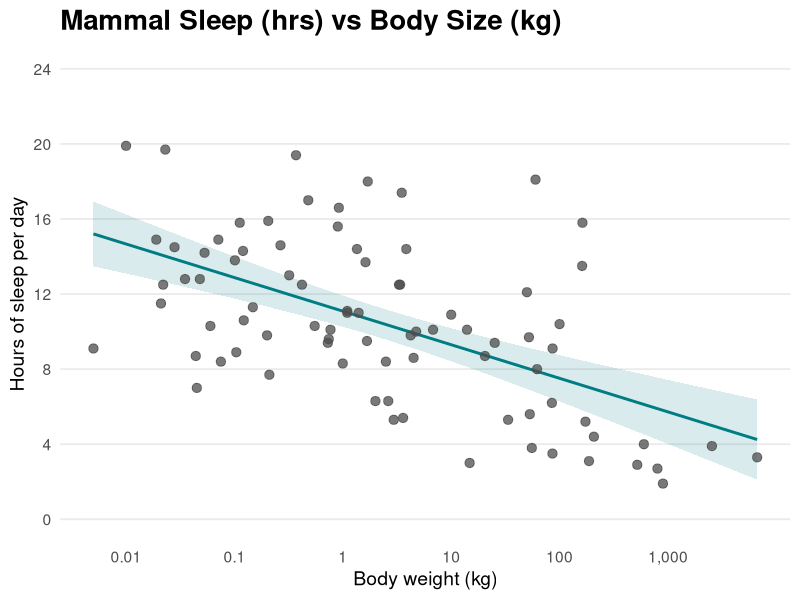
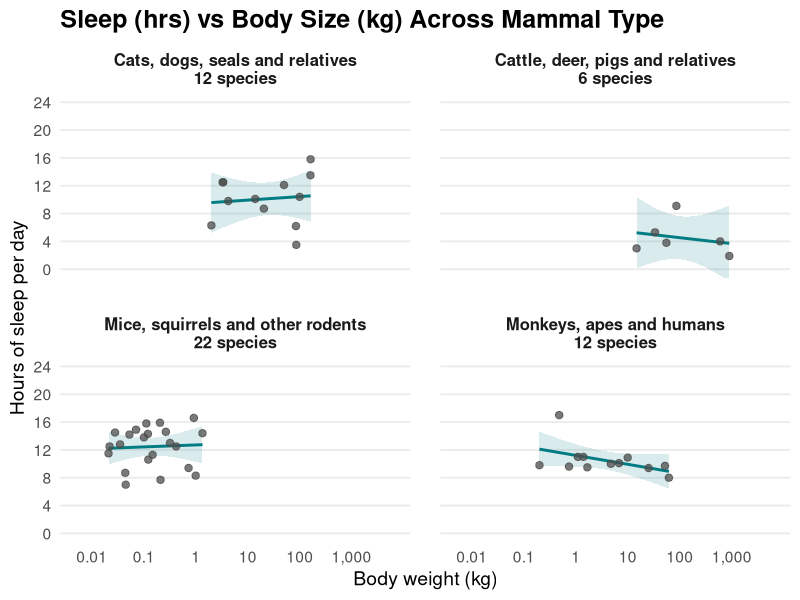
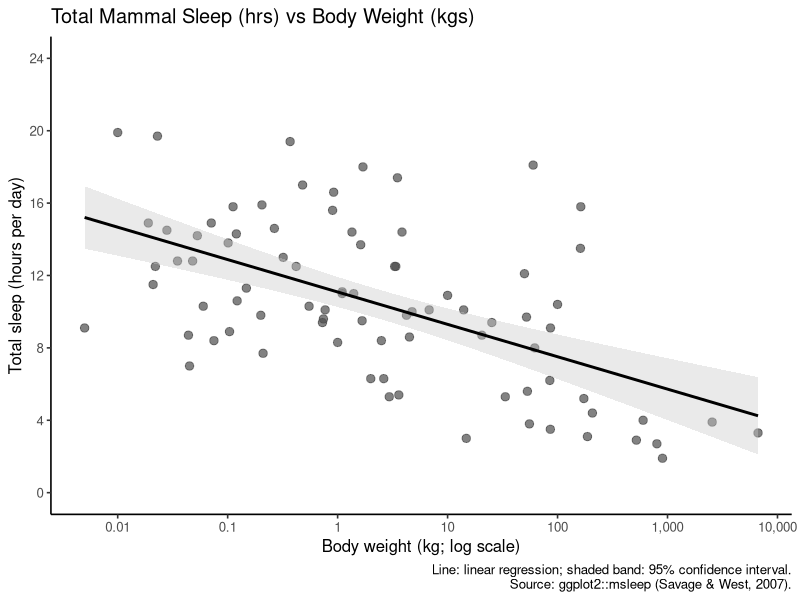
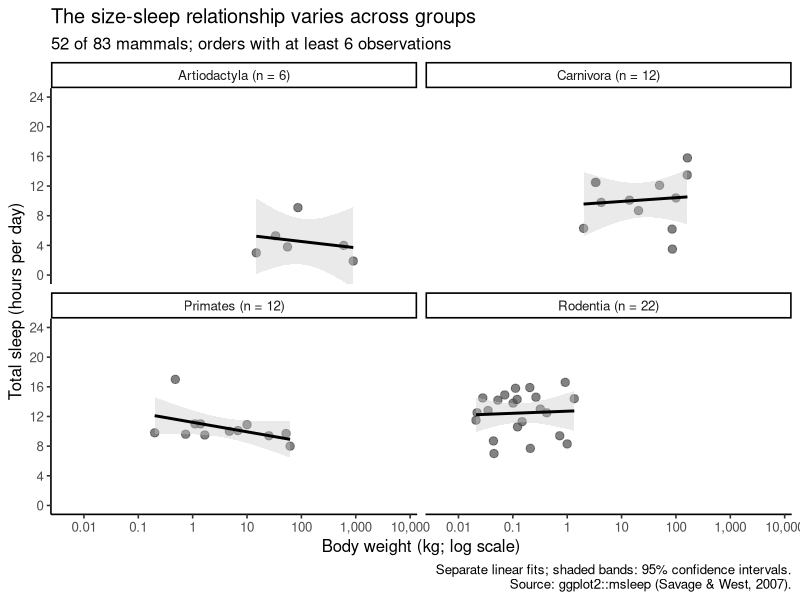

R code for these plots, in order:
## ---- chunk 1
# Visualization 1: body size and daily sleep in mammals
# Data: ggplot2::msleep
# Source: https://ggplot2.tidyverse.org/reference/msleep.html
# Sleep and weight data: Savage & West (2007), doi:10.1073/pnas.0610080104


#calling msleep function from package
library(ggplot2)

sleep_data <- ggplot2::msleep

sleep_plot_1 <- ggplot(sleep_data, aes(x = bodywt, y = sleep_total)) +
  # Draw the teal line and confidence band behind the points.
  geom_smooth(
    method = "lm",
    formula = y ~ x,
    se = TRUE,
    level = 0.95,
    colour = "#007C83",
    fill = "#007C83",
    alpha = 0.15
  ) +
  # Match the points in the second plot.
  geom_point(size = 2.8, alpha = 0.75, colour = "grey30") +

  # Each labelled step represents a tenfold increase in weight.
  scale_x_log10(
    breaks = c(0.01, 0.1, 1, 10, 100, 1000),
    labels = c("0.01", "0.1", "1", "10", "100", "1,000")
  ) +
  scale_y_continuous(breaks = seq(0, 24, 4)) +
  coord_cartesian(
    xlim = range(sleep_data$bodywt),
    ylim = c(0, 24)
  ) +

  labs(
    title = "Mammal Sleep (hrs) vs Body Size (kg)",
    x = "Body weight (kg)",
    y = "Hours of sleep per day" ) +

  # Match the second plot's theme and text sizes.
  theme_minimal(base_size = 14) +
  theme(
    panel.grid.minor = element_blank(),
    panel.grid.major.x = element_blank(),
    plot.title = element_text(face = "bold", size = 20),
    plot.subtitle = element_text(size = 12),
    plot.caption = element_text(hjust = 0, size = 10)
  )

print(sleep_plot_1)
## ---- chunk 2
#| message: false
#count the types of animal in the 'orders' (e.g. rodent, primate)
#then only take ones with greater than 6 animals
#then make new column with the n of the animal beside the order
#make animal names explicit for public readers


library("dplyr")

sleep_by_order <- sleep_data |>
  add_count(order, name = "n") |>
  filter(n >= 6) |>
  mutate(
    group_name = case_when(
      order == "Artiodactyla" ~ "Cattle, deer, pigs and relatives",
      order == "Carnivora" ~ "Cats, dogs, seals and relatives",
      order == "Primates" ~ "Monkeys, apes and humans",
      order == "Rodentia" ~ "Mice, squirrels and other rodents",
      TRUE ~ order
    ),
    order_label = paste0(group_name, "\n", n, " species"))

#then repeat plotting process from step 1 but now broken down by the types of mammal
sleep_plot_2_public <- ggplot(
  sleep_by_order,
  aes(x = bodywt, y = sleep_total)
) +
  # Fit a separate line in each panel.
  # Draw the band first so it sits behind the dots.
  # With the log scale below, the model uses log10(body weight).
  geom_smooth(
    method = "lm", formula = y ~ x,
    se = TRUE, level = 0.95,
    colour = "#007C83", fill = "#007C83", alpha = 0.15
  ) +
  # Each dot represents one species.
  geom_point(size = 2.2, alpha = 0.75, colour = "grey30") +



  # Use the same axes in every panel so comparisons remain fair.
  facet_wrap(~ order_label, ncol = 2, scales = "fixed") +
  scale_x_log10(
    breaks = c(0.01, 0.1, 1, 10, 100, 1000),
    labels = c("0.01", "0.1", "1", "10", "100", "1,000")
  ) +
  scale_y_continuous(breaks = seq(0, 24, 4)) +
  coord_cartesian(
    xlim = range(sleep_data$bodywt),
    ylim = c(0, 24)
  ) +

  # Lead with the takeaway; explain how to read the graph below it.
  labs(
    title = "Sleep (hrs) vs Body Size (kg) Across Mammal Type",
    
    x = "Body weight (kg)",
    y = "Hours of sleep per day",)   +

  # Larger text and light horizontal guides make the panels easier to read.
  theme_minimal(base_size = 14) +
  theme(
    panel.grid.minor = element_blank(),
    panel.grid.major.x = element_blank(),
    strip.text = element_text(face = "bold", size = 12),
    plot.title = element_text(face = "bold", size = 18),
    plot.subtitle = element_text(size = 12),
    plot.caption = element_text(hjust = 0, size = 10),
    panel.spacing = grid::unit(1.5, "lines")
  )

print(sleep_plot_2_public)
## ---- chunk 3
# Visualization 1: body size and daily sleep in mammals
# Data: ggplot2::msleep
# Source: https://ggplot2.tidyverse.org/reference/msleep.html
# Sleep and weight data: Savage & West (2007), doi:10.1073/pnas.0610080104

#install.packages(ggplot2)

library(ggplot2)

#calling msleep function from package
sleep_data <- ggplot2::msleep

# Create the scatterplot and add a fitted regression line.
sleep_plot_1 <- ggplot(sleep_data, aes(x = bodywt, y = sleep_total)) +
  #scatterplot for each row of data
  geom_point(size = 2.5, alpha = 0.7, colour = "grey30") +
  #linear regression line
  geom_smooth(
    method = "lm",
    formula = y ~ x,
    se = TRUE,
    colour = "black",
    fill = "grey80"
  ) +
  #body weight on a log scale as too much variance in weight normally
  #regression will still plot this even though it comes after
  scale_x_log10(
    breaks = c(0.01, 0.1, 1, 10, 100, 1000, 10000),
    labels = c("0.01", "0.1", "1", "10", "100", "1,000", "10,000")
  ) +
  #y scale
  #set continuous with break point 0-24, 4
  scale_y_continuous(breaks = c(0, 4, 8, 12, 16, 20, 24)) +
  #range
  coord_cartesian(ylim = c(0, 24)) +
  #add labels to full plot
  labs(
    title = "Total Mammal Sleep (hrs) vs Body Weight (kgs)",
        x = "Body weight (kg; log scale)",
    y = "Total sleep (hours per day)",
    caption = paste(
      "Line: linear regression; shaded band: 95% confidence interval.",
      "Source: ggplot2::msleep (Savage & West, 2007).",
      sep = "\n"
    )
  ) +
  
  theme_classic(base_size = 12)

print(sleep_plot_1)
## ---- chunk 4
#| message: false
#count the types of animal in the 'orders' (e.g. rodent, primate)
#then only take ones with greater than 6 animals
#then make new column with the n of the animal beside the order
library("dplyr")

sleep_by_order <- sleep_data |> 
  add_count(order, name = "n") |>
  filter(n >= 6) |>
  mutate(order_label = paste0(order, " (n = ", n, ")"))

#then repeat plotting process from step 1 but now broken down by the types of mammal
#using 

sleep_plot_2 <- ggplot(
  sleep_by_order,
  aes(x = bodywt, y = sleep_total)
) +
  geom_point(size = 2.5, alpha = 0.7, colour = "grey30") +
  geom_smooth(
    method = "lm",
    formula = y ~ x,
    se = TRUE,
    level = 0.95,
    colour = "black",
    fill = "grey80"
  ) +
  #making a unique panel for each order
  #scales 'fixed' to compare across panels
  facet_wrap(~ order_label, ncol = 2, scales = "fixed") +
  scale_x_log10(
    breaks = c(0.01, 0.1, 1, 10, 100, 1000, 10000),
    labels = c("0.01", "0.1", "1", "10", "100", "1,000", "10,000")
  ) +
  scale_y_continuous(breaks = seq(0, 24, 4)) +
  coord_cartesian(
    xlim = range(sleep_data$bodywt),
    ylim = c(0, 24)
  ) +
  labs(
    title = "The size-sleep relationship varies across groups",
    subtitle = paste(
      nrow(sleep_by_order), "of", nrow(sleep_data),
      "mammals; orders with at least 6 observations"
    ),
    x = "Body weight (kg; log scale)",
    y = "Total sleep (hours per day)",
    caption = paste(
      "Separate linear fits; shaded bands: 95% confidence intervals.",
      "Source: ggplot2::msleep (Savage & West, 2007).",
      sep = "\n"
    )
  ) +
  theme_classic(base_size = 12)

# Display the plot, including when this entire script is sourced.
print(sleep_plot_2)
